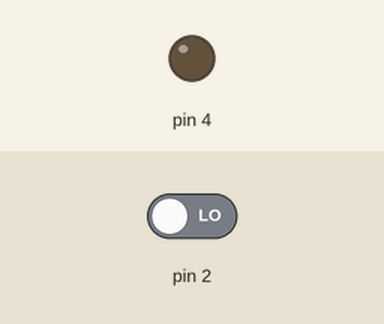
This sketch was run on a simulated Arduino Uno, built with avr-gcc and run on an emulated ATmega328P. Parts: output pins drawn as LEDs (lit = HIGH). The test bench sets the inputs (shaded band); at power-on: pin 2 LOW.

Above: at 1.2 s.
1.3 s: pin 2 driven HIGH
At 2.5 s:
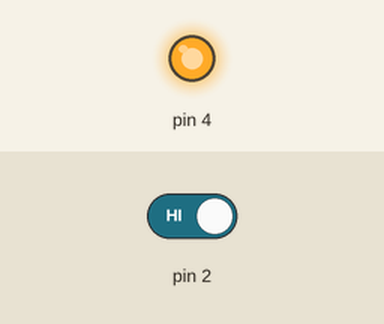
2.8 s: pin 2 driven LOW
At 3.8 s:
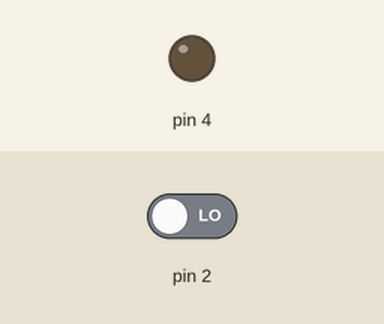
Timing chart, 0 to 5.8 s (numbered marks = the images above; inputs shaded):
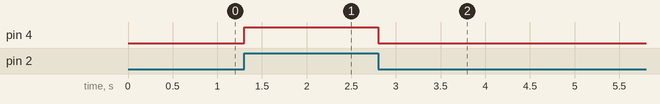

The sketch:

ledioser_ld_ino.ino
```cpp
void setup()
{
  Serial.begin(9600);
  pinMode(2,INPUT);
  pinMode(4,OUTPUT);
}
void loop()
{
  if(digitalRead(2)==HIGH)
  {
    digitalWrite(4,HIGH);
  }
  else
  {
  digitalWrite(4,LOW);
  }
//Serial.println(vol,DEC);
}
```

Measured:
- after the input at 1.3 s, pin 4: LOW → HIGH at once
- after the input at 2.8 s, pin 4: HIGH → LOW at once
